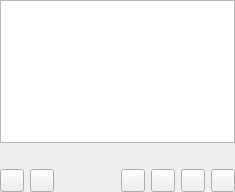
<?xml version="1.0" encoding="UTF-8"?>
<ui version="4.0">
 <class>LyricsPage</class>
 <widget class="QWidget" name="LyricsPage">
  <property name="geometry">
   <rect>
    <x>0</x>
    <y>0</y>
    <width>235</width>
    <height>192</height>
   </rect>
  </property>
  <property name="windowTitle">
   <string>Form</string>
  </property>
  <layout class="QVBoxLayout" name="verticalLayout">
   <property name="margin">
    <number>0</number>
   </property>
   <item>
    <widget class="TextBrowser" name="text">
     <property name="openLinks">
      <bool>false</bool>
     </property>
    </widget>
   </item>
   <item>
    <widget class="SqueezedTextLabel" name="songLabel"/>
   </item>
   <item>
    <widget class="QWidget" name="controls" native="true">
     <layout class="QHBoxLayout" name="horizontalLayout">
      <property name="margin">
       <number>0</number>
      </property>
      <item>
       <widget class="QToolButton" name="refreshBtn"/>
      </item>
      <item>
       <widget class="QToolButton" name="searchBtn"/>
      </item>
      <item>
       <spacer name="horizontalSpacer">
        <property name="orientation">
         <enum>Qt::Horizontal</enum>
        </property>
        <property name="sizeHint" stdset="0">
         <size>
          <width>52</width>
          <height>20</height>
         </size>
        </property>
       </spacer>
      </item>
      <item>
       <widget class="QToolButton" name="editBtn"/>
      </item>
      <item>
       <widget class="QToolButton" name="saveBtn"/>
      </item>
      <item>
       <widget class="QToolButton" name="cancelBtn"/>
      </item>
      <item>
       <widget class="QToolButton" name="delBtn"/>
      </item>
     </layout>
    </widget>
   </item>
  </layout>
 </widget>
 <customwidgets>
  <customwidget>
   <class>SqueezedTextLabel</class>
   <extends>QLabel</extends>
   <header>squeezedtextlabel.h</header>
  </customwidget>
  <customwidget>
   <class>TextBrowser</class>
   <extends>QTextBrowser</extends>
   <header>textbrowser.h</header>
  </customwidget>
 </customwidgets>
 <resources/>
 <connections/>
</ui>
